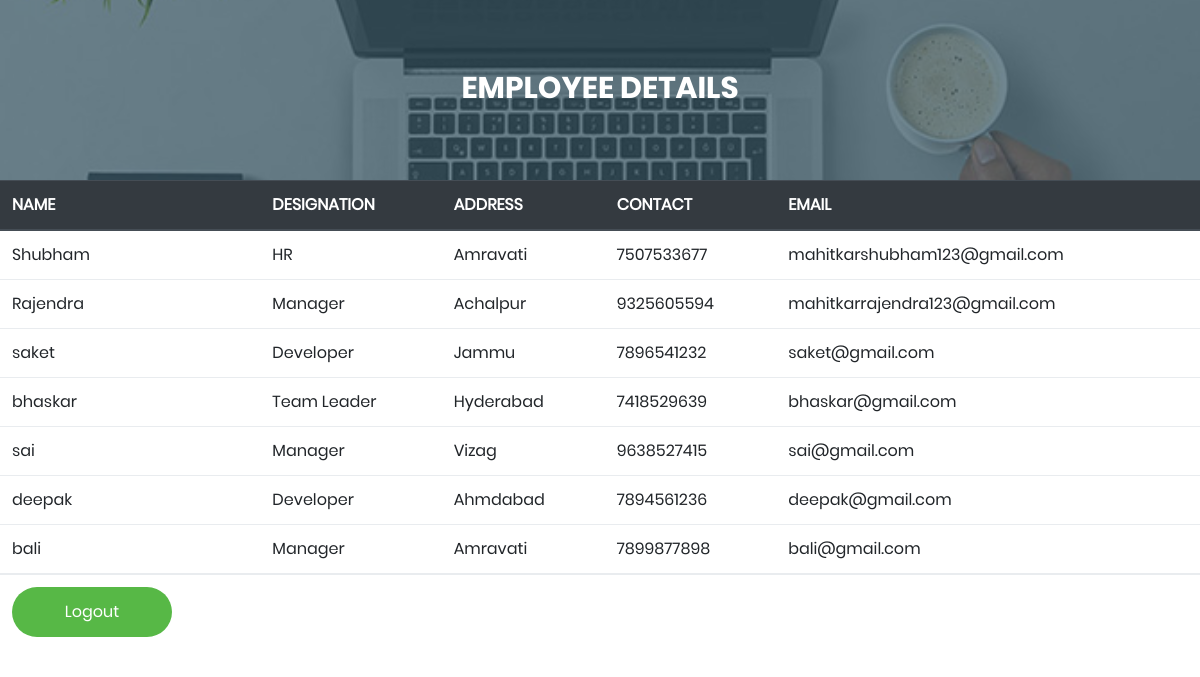
Screenshot of /viewemp/ (signed in) with the database file from the repository.
### Admin/models.py (models this page shows, shortened)
class AdminModel(models.Model):
    id = models.AutoField(primary_key=True)
    empname = models.CharField(max_length = 10)
    password = models.CharField(max_length = 8)
    designation = models.CharField(max_length = 10)
    address = models.CharField(max_length = 10)
    contact = models.IntegerField(unique=True)
    email = models.EmailField(unique=True)

### Admin/views.py (the view, shortened to what this page needs)
# urls.py: path('viewemp/', views.ViewEmp.as_view(), name='viewemp'),
class ViewEmp(View):
    def get(self, request):
        am = AdminModel.objects.all()
        return render(request, 'admin/viewemp.html', {"data": am})

### templates/admin/viewemp.html (shortened to what this page needs)
<!doctype html>
{% load static %}
<html lang="en">
  <head>
    <link rel="stylesheet" href="https://stackpath.bootstrapcdn.com/bootstrap/4.4.1/css/bootstrap.min.css">
	<link rel="stylesheet" type="text/css" href="{% static 'vendor/bootstrap/css/bootstrap.min.css' %}">
	<link rel="stylesheet" type="text/css" href="{% static 'fonts/font-awesome-4.7.0/css/font-awesome.min.css' %}">
	<link rel="stylesheet" type="text/css" href="{% static 'fonts/Linearicons-Free-v1.0.0/icon-font.min.css' %}">
	<link rel="stylesheet" type="text/css" href="{% static 'vendor/animate/animate.css' %}">
	<link rel="stylesheet" type="text/css" href="{% static 'vendor/css-hamburgers/hamburgers.min.css' %}">
	<link rel="stylesheet" type="text/css" href="{% static 'vendor/animsition/css/animsition.min.css' %}">
	<link rel="stylesheet" type="text/css" href="{% static 'vendor/select2/select2.min.css' %}">
	<link rel="stylesheet" type="text/css" href="{% static 'vendor/daterangepicker/daterangepicker.css' %}">
	<link rel="stylesheet" type="text/css" href="{% static 'css/util.css' %}">
	<link rel="stylesheet" type="text/css" href="{% static 'css/main.css' %}">
  </head>
  <body>
  {% if request.session.status %}
  <div class="login100-form-title" style="background-image: url({% static 'images/bg-01.jpg' %});">
					<span class="login100-form-title-1">
						EMPLOYEE DETAILS
					</span>
				</div>
  <table class="table">
  <thead class="thead-dark">
    <tr>
      <th scope="col">NAME</th>
      <th scope="col">DESIGNATION</th>
      <th scope="col">ADDRESS</th>
      <th scope="col">CONTACT</th>
      <th scope="col">EMAIL</th>
    </tr>
  </thead>
  <tbody>
  {% for x in data %}
    <tr>
      <td>{{ x.empname }}</td>
      <td>{{ x.designation }}</td>
      <td>{{ x.address }}</td>
      <td>{{ x.contact }}</td>
      <td>{{ x.email }}</td>
    </tr>
  {% endfor %}
  </tbody>
  <tr>
      <td>
           <div class="container-login100-form-btn">
                        <a href="{% url 'logout' %}">
						<button class="login100-form-btn">
							Logout
						</button>
                        </a>
					</div>
      </td>
  </tr>
</table>
  {% else %}
    <h3 style="text-align: center;font-family: 'Agency FB';font-size: 25px;color: red">
            Please Do Login
        </h3>
{% endif %}
  </body>
</html>

### app36/static/css/main.css (style rules this page uses)
* { margin: 0px; padding: 0px; box-sizing: border-box; }
body, html { height: 100%; font-family: Poppins-Regular, sans-serif; }
a { font-family: Poppins-Regular; font-size: 14px; line-height: 1.7; color: #666666; margin: 0px; transition: all 0.4s; -webkit-transition: all 0.4s; -o-transition: all 0.4s; -moz-transition: all 0.4s; }
button { outline: none !important; border: none; background: transparent; }
.login100-form-title { width: 100%; position: relative; z-index: 1; display: -webkit-box; display: -webkit-flex; display: -moz-box; display: -ms-flexbox; display: flex; flex-wrap: wrap; flex-direction: column; align-items: center; background-repeat: no-repeat; background-size: cover; background-position: center; padding: 70px 15px 74px 15px; }
.login100-form-title-1 { font-family: Poppins-Bold; font-size: 30px; color: #fff; text-transform: uppercase; line-height: 1.2; text-align: center; }
.login100-form-title::before { content: ""; display: block; position: absolute; z-index: -1; width: 100%; height: 100%; top: 0; left: 0; background-color: rgba(54,84,99,0.7); }
.container-login100-form-btn { width: 100%; display: -webkit-box; display: -webkit-flex; display: -moz-box; display: -ms-flexbox; display: flex; flex-wrap: wrap; }
.login100-form-btn { display: -webkit-box; display: -webkit-flex; display: -moz-box; display: -ms-flexbox; display: flex; justify-content: center; align-items: center; padding: 0 20px; min-width: 160px; height: 50px; background-color: #57b846; border-radius: 25px; font-family: Poppins-Regular; font-size: 16px; color: #fff; line-height: 1.2; -webkit-transition: all 0.4s; -o-transition: all 0.4s; -moz-transition: all 0.4s; transition: all 0.4s; }

### rows the page displays
AdminModel: empname "Shubham", designation "HR", address "Amravati", contact "7507533677", email "mahitkarshubham123@gmail.com"
AdminModel: empname "Rajendra", designation "Manager", address "Achalpur", contact "9325605594", email "mahitkarrajendra123@gmail.com"
AdminModel: empname "saket", designation "Developer", address "Jammu", contact "7896541232", email "saket@gmail.com"
AdminModel: empname "bhaskar", designation "Team Leader", address "Hyderabad", contact "7418529639", email "bhaskar@gmail.com"
AdminModel: empname "sai", designation "Manager", address "Vizag", contact "9638527415", email "sai@gmail.com"
AdminModel: empname "deepak", designation "Developer", address "Ahmdabad", contact "7894561236", email "deepak@gmail.com"
AdminModel: empname "bali", designation "Manager", address "Amravati", contact "7899877898", email "bali@gmail.com"
